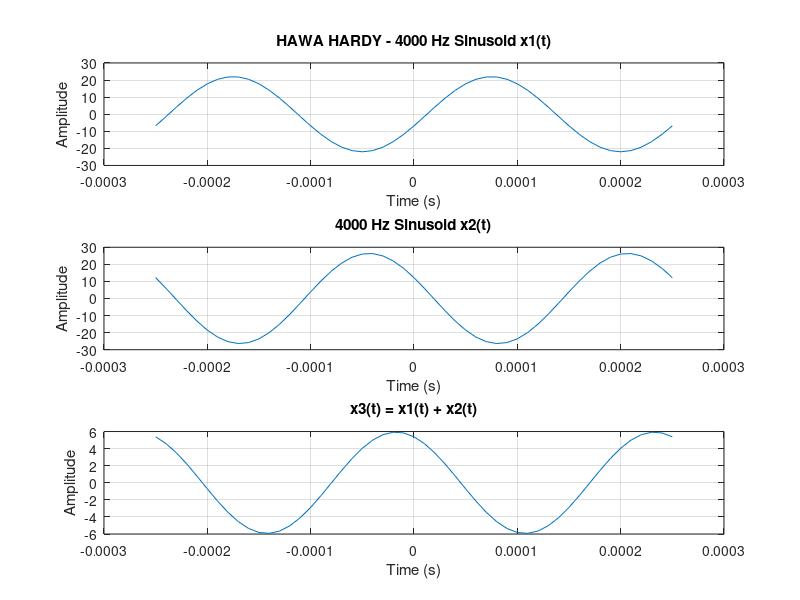

The MATLAB source for this figure:
% a
Freq = 4000;          % Frequency of the sinusoids in Hz
samples = 25;         % Number of samples per period
T = 1/Freq;           % Period of the sinusoid

% Generate time vector tt from -T to T with sufficient samples
tt = -T : T/samples : T;

% Amplitudes
A1 = 22;              % Age
A2 = 1.2 * A1;        % 1.2 times age

% Time shifts
D = 19;               % Day of birth
M = 4;                % Month of birth
tm1 = (37.2 / M) * T; % Time shift for x1
tm2 = -(41.3 / D) * T;% Time shift for x2

% Generate the sinusoids
x1 = A1 * cos(2 * pi * Freq * (tt - tm1));
x2 = A2 * cos(2 * pi * Freq * (tt - tm2));

% Plotting
figure; % Creating new figure window

% Plot x1(t)
subplot(3, 1, 1);
plot(tt, x1);
title('HAWA HARDY - 4000 Hz Sinusoid x1(t)');
xlabel('Time (s)');
ylabel('Amplitude');
grid on;

% Plot x2(t)
subplot(3, 1, 2);
plot(tt, x2);
title('4000 Hz Sinusoid x2(t)');
xlabel('Time (s)');
ylabel('Amplitude');
grid on;

% Plot the sum of x1(t) and x2(t)
x3 = x1 + x2;
subplot(3, 1, 3);
plot(tt, x3);
title('x3(t) = x1(t) + x2(t)');
xlabel('Time (s)');
ylabel('Amplitude');
grid on;

